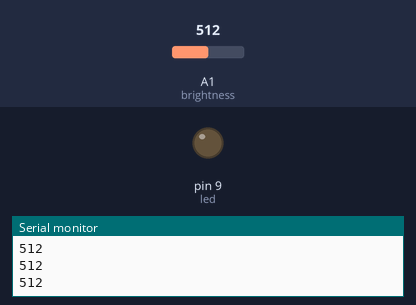
The sketch below on a simulated Arduino Uno, built with avr-gcc and run on an emulated ATmega328P. Shown: output pins drawn as LEDs (lit = HIGH), the last lines printed to the serial monitor. The inputs (shaded band) are chosen by the test bench; at power-on: A1 (brightness) = 512.

Above: at 1.2 s.
1.3 s: A1 (brightness) set to 988
2.8 s: A1 (brightness) set to 1014
At 3.3 s:
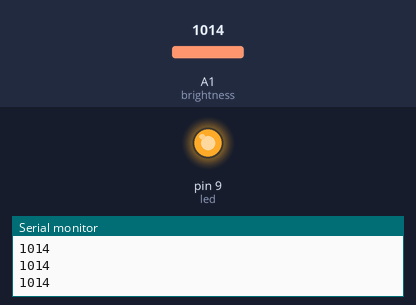
4.4 s: A1 (brightness) set to 990
At 5.7 s:
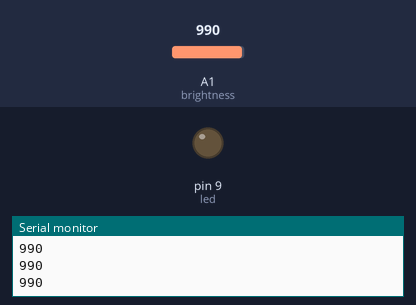
6.0 s: A1 (brightness) set to 1010
At 7.4 s:
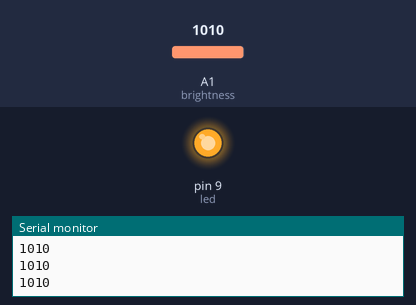
Timing chart, 0 to 8.6 s (numbered marks = the images above; inputs shaded):
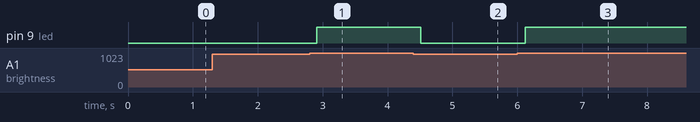

Measured:
- the behaviour switches between 1000 and 1001 on A1 (brightness) (found by bisection; images 0 and 1)
- after the input at 2.8 s, pin 9 (led): LOW → HIGH after 0.11 s
- after the input at 4.4 s, pin 9 (led): HIGH → LOW after 0.11 s
- after the input at 6.0 s, pin 9 (led): LOW → HIGH after 0.12 s

The sketch:

Photoresister.ino
```cpp
#define brightness 1
#define led 9

void setup()
{
  Serial.begin(115200);
}
void loop()
{
  int bright;
  bright=analogRead(brightness);
  Serial.println(bright);
  delay(100);
if(bright>1000)
{
  analogWrite(led,255);
}
else if(bright<1000)
{
  analogWrite(led,0);
}

}
```
